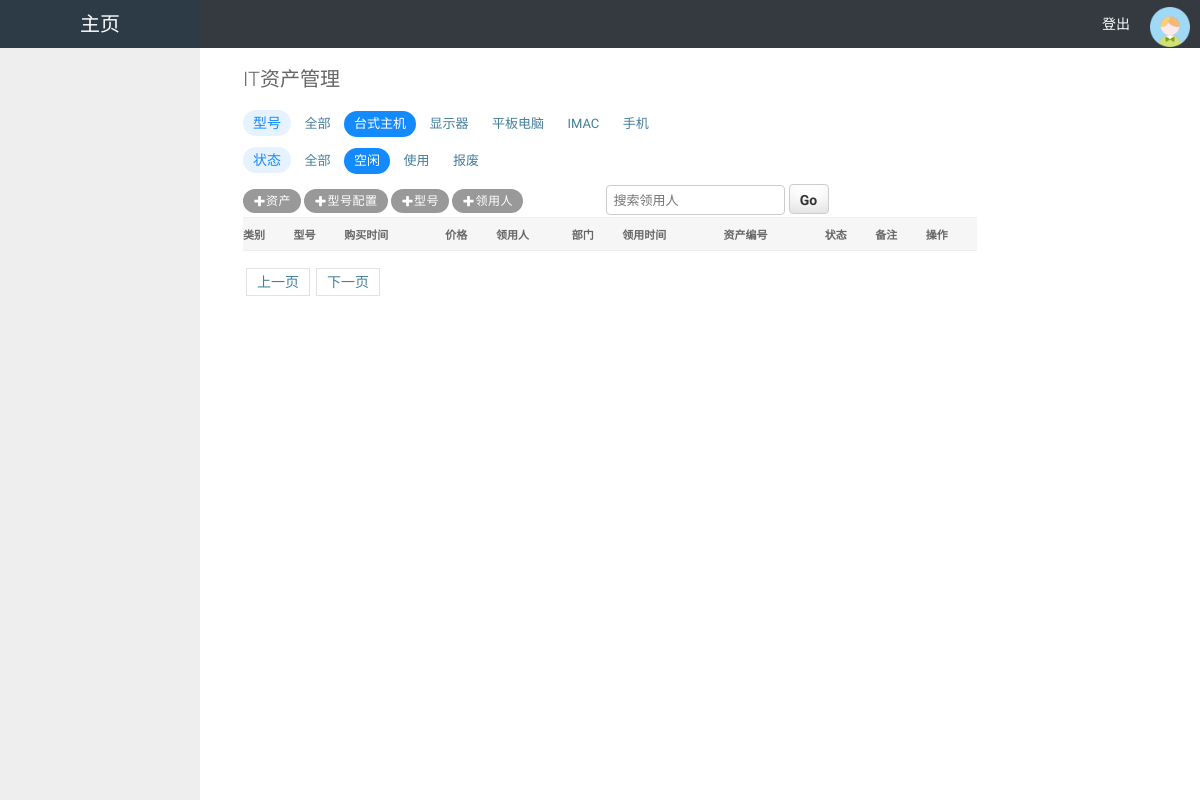
The app's page /asset-1-1/, older data.
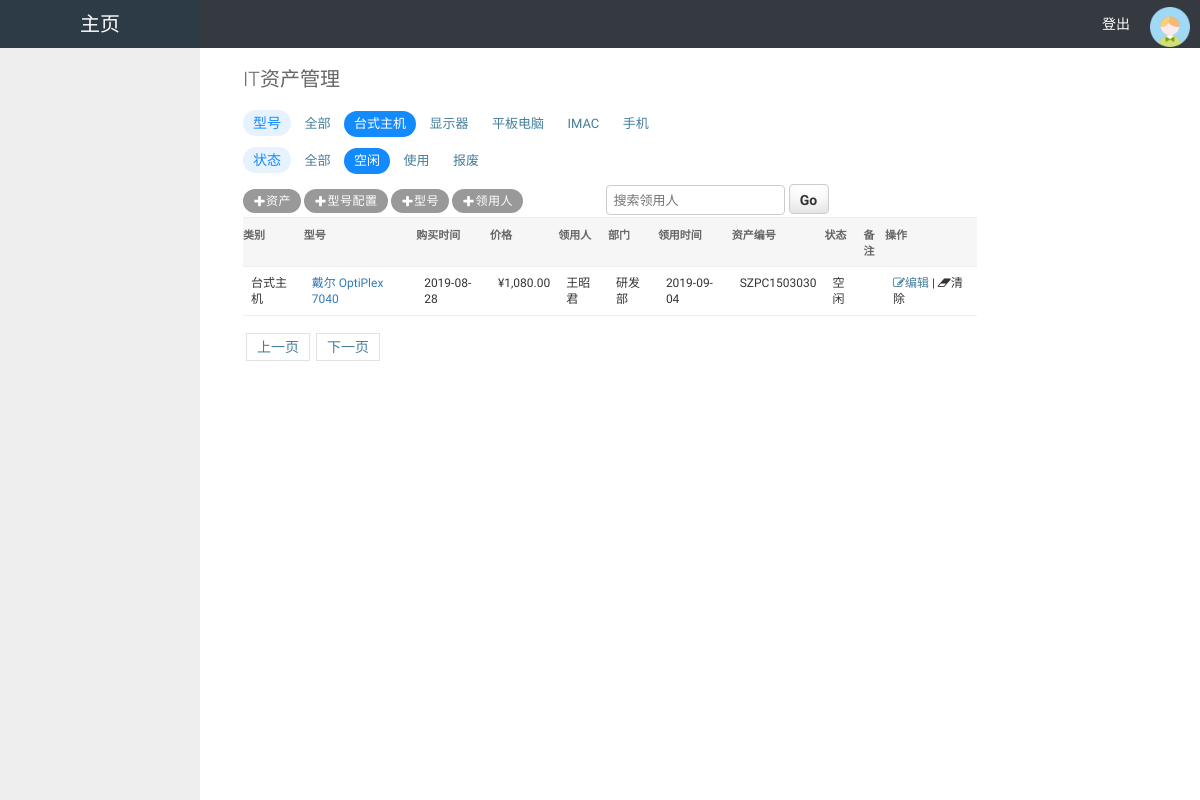
The same page, newer data.
### api/models.py (models this page shows, shortened)
class Type(models.Model):
    name = models.CharField(max_length=32,verbose_name='类别')
    def __str__(self):
        return self.name

class Asset(models.Model):
    supplier_type_choices = (
        (1, 'N'),
        (2,'戴尔'),
        (3, '苹果'),
    )
    status_choices = (
        (1,'空闲'),
        (2, '使用'),
        (3, '报废')
    )
    mod = models.ForeignKey('Models',on_delete=models.CASCADE,verbose_name='型号')
    purchase_at = models.DateField(verbose_name='购买时间')
    price = models.CharField(max_length=32, verbose_name='价格',blank=True,null=True)
    recipient = models.ForeignKey('Employee',on_delete=models.CASCADE,verbose_name='领用人')
    recipient_at =  models.DateField(null=True,blank=True,verbose_name='领用时间')
    sn = models.CharField(max_length=32,verbose_name='资产编号')
    supplier = models.IntegerField(choices=supplier_type_choices,default=3,verbose_name='供应商')
    after_sales = models.CharField(max_length=128,blank=True,null=True,verbose_name='售后联系方式')
    status = models.IntegerField(choices=status_choices,default=1,verbose_name='状态')
    note = models.CharField(max_length=64,blank=True,null=True,verbose_name='备注',default='')

class Models(models.Model):
    name = models.CharField(max_length=32)
    type = models.ForeignKey('Type',to_field='id',related_name='type_name',on_delete=models.CASCADE,verbose_name='类别')
    configure = models.OneToOneField(to='Configuration',on_delete=models.CASCADE,verbose_name='配置',null=True,blank=True)
    def __str__(self):
        return self.name

class Employee(models.Model):
    name = models.CharField(max_length=32,verbose_name='员工姓名')
    dept = models.ForeignKey('Department',on_delete=models.CASCADE,verbose_name='部门')
    def __str__(self):
        return self.name

class Department(models.Model):
    name = models.CharField(max_length=32)
    def __str__(self):
        return self.name

### api/views/views.py (the view)
# urls.py: url(r'^asset-(?P<mod__type_id>\d+)-(?P<status>\d+)/$', views.handle_asset, name="asset"),
def handle_asset(request,*args,**kwargs):
    username = request.session.get('username')
    type_list = models.Type.objects.all()
    status_list = models.Asset.status_choices
    condition = {}
    r = reverse('asset',kwargs=kwargs)
    print(r)
    for k,v in kwargs.items():
        kwargs[k] = int(v)
        if v == '0':
            pass
        else:
            condition[k] = v
    print('-->condition',condition)
    print('-->args', args)
    arg_dict = kwargs
    current_page = request.GET.get('p',1)
    current_page = int(current_page)
    total_count = models.Asset.objects.all().count()
    from api.utils.page import PagerHelper
    obj = PagerHelper(total_count,current_page,'/asset-%s-%s' % (arg_dict['mod__type_id'],arg_dict['status']),100)
    pager = obj.pager_str()
    asset_list = models.Asset.objects.filter(**condition)[obj.db_start:obj.db_end]
    if request.method == 'GET':
        q = request.GET.get('q')
        print('-->q', q)
        if q:
            rep = models.Employee.objects.filter(name__icontains=q).first()
            if rep:
                asset_list = rep.asset_set.filter(**condition)
                print('-->asset_list', asset_list)
                return render(request, 'asset.html', {'username': username, 'assets': asset_list, 'type_list': type_list, \
                                                      'status_list': status_list, 'arg_dict': arg_dict,
                                                      'str_pager': pager,'q':q})
            else:
                print('无此用户')
        else:
            q = 123
    return render(request,'asset.html',{'username':username,'assets':asset_list,'type_list':type_list,\
                                        'status_list':status_list,'arg_dict':arg_dict,'str_pager':pager})

### api/utils/page.py (called while the page is built)
    @property
    def db_start(self):
        return (self.current_page -1) * self.per_page

    @property
    def db_end(self):
        return self.current_page * self.per_page

    def total_page(self):
        v, a = divmod(self.total_count, self.per_page)
        if a != 0:
            v += 1
        return v

### templates/asset.html (shortened to what this page needs)
{% extends 'layout.html' %}
{% block css %}
    <link rel="stylesheet" type="text/css" href="/static/css/base.css">
    <link rel="stylesheet" href="/static/css/font-awesome.css">
{% endblock %}
{% block content %}
    <div style="padding: 20px 40px">
    <h1>IT资产管理</h1>
    <div class="condition">
        <div>
            <span>型号</span>
            {% if arg_dict.mod__type_id  == 0 %}
                <a class="active" href="/asset-0-{{ arg_dict.status }}?q={{ q }}">全部</a>
            {% else %}
                <a href="/asset-0-{{ arg_dict.status }}?q={{ q }}">全部</a>
            {% endif %}
            {% for row in type_list %}
                {% if row.id == arg_dict.mod__type_id %}
                    <a class="active" href="/asset-{{ row.id }}-{{ arg_dict.status }}?q={{ q }}" name="{{ row.id }}">{{ row.name }}</a>
                {% else %}
                    <a href="/asset-{{ row.id }}-{{ arg_dict.status }}?q={{ q }}" name="{{ row.id }}">{{ row.name }}</a>
                {% endif %}
            {% endfor %}
        </div>
        <div>
            <span>状态</span>
            {% if arg_dict.status  == 0 %}
                <a class="active" href="/asset-{{ arg_dict.mod__type_id }}-0?q={{ q }}">全部</a>
            {% else %}
                <a href="/asset-{{ arg_dict.mod__type_id }}-0?q={{ q }}">全部</a>
            {% endif %}
            {% for row in status_list %}
                {% if row.0 == arg_dict.status %}
                    <a class="active" href="/asset-{{ arg_dict.mod__type_id }}-{{ row.0 }}?q={{ q }}" name="{{ row.id }}">{{ row.1 }}</a>
                {% else %}
                    <a href="/asset-{{ arg_dict.mod__type_id }}-{{ row.0 }}?q={{ q }}" name="{{ row.id }}">{{ row.1 }}</a>
                {% endif %}
            {% endfor %}
        </div>
    </div>
        <a href="/add_asset/" class="alink"><img src="/static/image/tooltag-add.svg" alt="">资产</a>
        <a href="/add_configure/" class="alink"><img src="/static/image/tooltag-add.svg" alt="">型号配置</a>
        <a href="/add_model/" class="alink"><img src="/static/image/tooltag-add.svg" alt="">型号</a>
        <a href="/add_employee/" class="alink"><img src="/static/image/tooltag-add.svg" alt="">领用人</a>
        <input id="q" type="text" style="height: 30px;margin-left: 80px" placeholder="搜索领用人">
        <a id="search" href="/asset-0-0/?q={{ para }}" class="button">Go</a>
    <table class="table-test asset">
        <thead>
            <tr>
                <th>类别</th>
                <th>型号</th>
                <th>购买时间</th>
                <th>价格</th>
                <th>领用人</th>
                <th>部门</th>
                <th>领用时间</th>
                <th>资产编号</th>
                <th>状态</th>
                <th>备注</th>
                <th>操作</th>
            </tr>
        </thead>
        <tbody>
            {% for item in assets %}
                <tr nid="{{ item.id }}">
                    <td>{{ item.mod.type }}</td>
                    <td>
                        <a tabindex="0" role="button" data-toggle="popover" data-trigger="focus" data-content="<table class='table
                         table-bordered'><tr><th>CPU</th><td>{{ item.mod.configure.cpu }}</td></tr><tr><th>内存
                         </th><td>{{ item.mod.configure.mem }}</td></tr><tr><th>硬盘</th><td>
                         {{ item.mod.configure.harddisk }}</td></tr></tr><tr><th>显卡</th><td>
                         {{ item.mod.configure.gpu }}</td></tr></table>">
                            {{ item.mod }}
                        </a>
                    </td>
                    <td>{{ item.purchase_at | date:"Y-m-d" }}</td>
                    <td>{{ item.price }}</td>
                    <td>{{ item.recipient }}</td>
                    <td>{{ item.recipient.dept }}</td>
                    <td>{{ item.recipient_at | date:"Y-m-d"}}</td>
                    <td>{{ item.sn }}</td>
                    <td>{{ item.get_status_display }}</td>
                    <td>{{ item.note }}</td>
                    <td>
                        <a href="/edit_asset?nid={{ item.id }}&mod__type_id={{ arg_dict.mod__type_id }}&status={{ arg_dict.status }}
                        "><i class="fa fa-pencil-square-o" aria-hidden="true"></i>编辑</a> | <span onclick="delRow(this)">
                        <i class="fa fa-eraser" aria-hidden="true"></i>清除</span>
                    </td>
                </tr>
            {% endfor %}
        </tbody>
    </table>
     <div class="pagination">
        {{ str_pager | safe }}
    </div>
{% endblock %}

### templates/layout.html (shortened to what this page needs)
<!DOCTYPE html>
<html lang="en">
<head>
    <link href="//netdna.bootstrapcdn.com/font-awesome/4.7.0/css/font-awesome.min.css" rel="stylesheet">
    <link rel="stylesheet" href="/static/css/bootstrap.min.css">
{% block css %}
{% endblock %}
</head>
<body>
<div class="pg-header">
    <a class="logo left" href="/asset-0-0" style="color: white;text-decoration: none">主页</a>
    <div class="hl-menu left">
        <a class="item" href="#"></a>
        <a class="item" href="#"></a>
        <a class="item" href="#"></a>
        <div class="item-set" style="position: relative">
            <a class="item" href="#"></a>
        </div>
    </div>
    <div class="hr-menu right">
        <a class="item" href="#"></a>
        <a class="item" href="#"></a>
        <a class="item" href="/logout">登出</a>
        <div class="avatar">
            <a class="item" href="#">
                <img src="/static/image/avatar.png">
            </a>
        </div>
    </div>
</div>
<div class="pg-body">
    <div class="menus">
    </div>
    <div class="contents">
        <div>
            {% block content %}
            {% endblock %}
        </div>
    </div>
</div>
</body>
</html>

### static/css/base.css (style rules this page uses)
body { margin: 0; padding: 0; font-size: 14px; font-family: "Roboto","Lucida Grande","DejaVu Sans","Bitstream Vera Sans",Verdana,Arial,sans-serif; color: #333; background: #fff; }
a:link, a:visited { color: #447e9b; text-decoration: none; }
a img { border: none; }
h1,h2,h3,h4,h5 { font-weight: bold; }
h1 { margin: 0 0 20px; font-weight: 300; font-size: 20px; color: #666; }
table { border-collapse: collapse; border-color: #ccc; }
td, th { font-size: 13px; line-height: 16px; border-bottom: 1px solid #eee; vertical-align: top; padding: 8px; font-family: "Roboto", "Lucida Grande", Verdana, Arial, sans-serif; }
th { font-weight: 600; text-align: left; }
thead th, tfoot td { color: #666; padding: 5px 10px; font-size: 11px; background: #fff; border: none; border-top: 1px solid #eee; border-bottom: 1px solid #eee; }
thead th { padding: 5px 10px; line-height: normal; text-transform: uppercase; background: #f6f6f6; }
input, textarea, select, .form-row p, form .button { margin: 2px 0; padding: 2px 3px; vertical-align: middle; font-family: "Roboto", "Lucida Grande", Verdana, Arial, sans-serif; font-weight: normal; font-size: 13px; }
input[type=text], input[type=password], input[type=email], input[type=url], input[type=number], input[type=tel], textarea, select, .vTextField { border: 1px solid #ccc; border-radius: 4px; padding: 5px 6px; margin-top: 0; }
.button, input[type=submit], input[type=button], .submit-row input, a.button { background: #79aec8; padding: 10px 15px; border: none; border-radius: 4px; color: #fff; cursor: pointer; }
a.button { padding: 4px 5px; }

### templates/layout.html (style rules this page uses)
body { margin: 0px; font-size: 14px; line-height: 23px; }
.pg-header { height: 48px; background-color: #343a40!important; color: white; font-size: 14px; min-width: 1100px; line-height: 48px; }
.pg-header .logo { width: 200px; font-size: 20px; background-color: #2d3b47; text-align: center; }
.pg-header .hl-menu .item,.pg-header .hr-menu .item { padding: 0 10px; height: 48px; color: white; text-decoration: none; }
.pg-header .hl-menu .item-set { position: relative; display: inline-block; }
.avatar { position: relative; display: inline-block; float: right; }
.avatar img { height: 40px; margin-top: 4px; }
.pg-body .menus { position: absolute; top: 48px; left: 0; bottom: 0; width: 200px; background-color: #eeeeee; }
.pg-body .contents { position: absolute; top: 48px; left: 203px; right: 0; bottom: 0; overflow: scroll; }
.table-test { width:25%; border-spacing: 2px; border-color: grey; }
.table-test,asset { width:80%; }
.table-test th { background: #f6f6f6; line-height: normal; padding: 8px 0px; text-align: left; font-size: 11px; }
.table-test td { font-size: 12px; padding: 8px; line-height:16px; text-align:left; vertical-align:top; border-bottom:1px solid #eee }
.left { float: left; }
.right { float: right; }
.button { display: inline-block; background-color: #336699; width: 70px; height: 30px; line-height: 30px; color: white; font-weight: 700; text-align: center; }

### templates/asset.html (style rules this page uses)
.alink { background: #999; font-weight: 400; border-radius: 13px; padding: 5px 10px; font-size: 12px; letter-spacing: 0.5px; color: #fff!important; }
.condition a { display: inline-block; padding: 0px 10px; font-size: 13px; margin-bottom: 10px; cursor: pointer; line-height: 26px; }
.condition a.active { background: #148aff; color: #fff; border-radius: 13px; border: none; }
.condition span { display: inline-block; background: #e6f2ff; line-height: 26px; border-radius: 13px; color: #148aff; padding: 0 10px; }
.pagination a { padding: 5px 10px; border: 1px solid #e1e2e3; margin: 0px 3px; }
#search { background: #fff; color: #333; border: 1px solid #ccc; border-radius: 4px; box-shadow: 0 -15px 20px -10px rgba(0, 0, 0, 0.15) inset; height: 30px; padding: 0 1px 0 0; width: 40px; }

Row changes from the older to the newer data that the page shows:
added Asset: mod.type "台式主机", mod "戴尔 OptiPlex 7040", purchase_at "2019-08-28", price "¥1,080.00", recipient "王昭君", recipient.dept "研发部", recipient_at "2019-09-04", sn "SZPC1503030", status "空闲"
